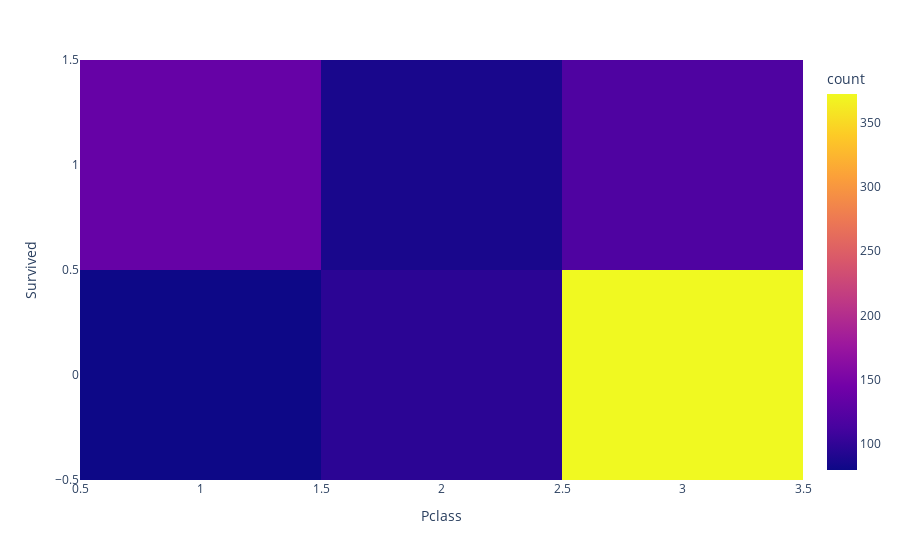

The code cell stored with this chart in its notebook:
### Markdown cell above
Make a density heatmap comparing the 'Pclass' attribute with the 'Survived' attribute using Plotly to see the number of people that survived or didn't survive in each passenger class.

### Code cell
fig = px.density_heatmap(data, x='Pclass', y='Survived')

fig.show()

### Figure 1 — Plotly figure (JSON) as saved in the notebook; plotly's stock layout.template omitted (floating-point values rounded to 4 significant figures; data arrays with more than 128 entries replaced by an {"elided": "..."} marker saying what was removed)
{"data": [{"coloraxis": "coloraxis", "hovertemplate": "Pclass=%{x}<br>Survived=%{y}<br>count=%{z}<extra></extra>", "name": "", "type": "histogram2d", "x": {"elided": "891 int values"}, "xaxis": "x", "xbingroup": "x", "y": {"elided": "891 int values"}, "yaxis": "y", "ybingroup": "y"}], "layout": {"coloraxis": {"colorbar": {"title": {"text": "count"}}, "colorscale": [[0, "#0d0887"], [0.1111, "#46039f"], [0.2222, "#7201a8"], [0.3333, "#9c179e"], [0.4444, "#bd3786"], [0.5556, "#d8576b"], [0.6667, "#ed7953"], [0.7778, "#fb9f3a"], [0.8889, "#fdca26"], [1, "#f0f921"]]}, "legend": {"tracegroupgap": 0}, "margin": {"t": 60}, "xaxis": {"anchor": "y", "domain": [0, 1], "title": {"text": "Pclass"}}, "yaxis": {"anchor": "x", "domain": [0, 1], "title": {"text": "Survived"}}}}
